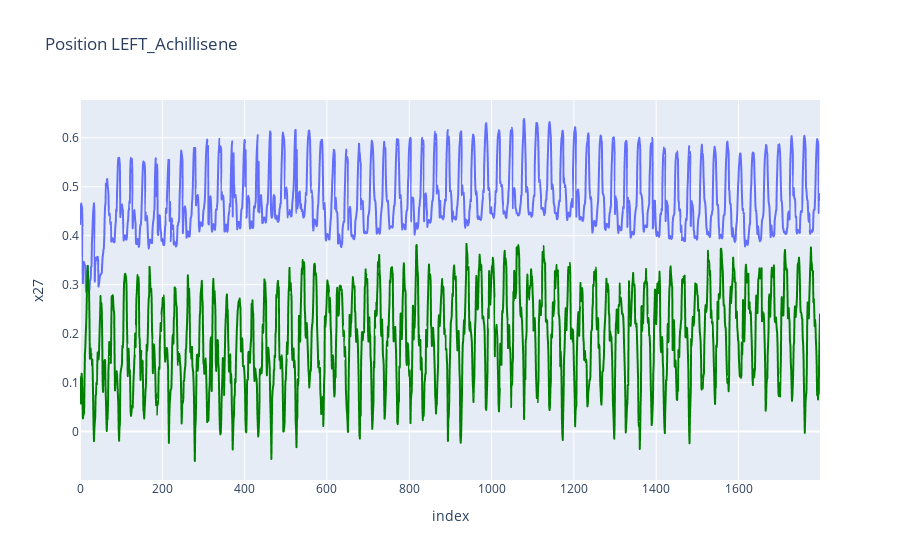

Write notebook code for a chart like this one.
### Code cell
import pandas as pd
import plotly.express as px

df_side = df_side_gehen
df_back = df_back_gehen

fig_side = px.line(df_side, y="x27", title='Position LEFT_Achillisene')
fig_back = px.line(df_back, y="z27")
fig_back.update_traces(line= dict(
    color = "green"
))

fig_side.add_trace(fig_back.data[0], )
fig_side.show()
#df

### Figure 1 — Plotly figure (JSON) as saved in the notebook; plotly's stock layout.template omitted (floating-point values rounded to 4 significant figures; data arrays with more than 128 entries replaced by an {"elided": "..."} marker saying what was removed)
{"data": [{"hovertemplate": "index=%{x}<br>x27=%{y}<extra></extra>", "legendgroup": "", "line": {"color": "#636efa", "dash": "solid"}, "marker": {"symbol": "circle"}, "mode": "lines", "name": "", "showlegend": false, "type": "scattergl", "x": {"elided": "1799 int values"}, "xaxis": "x", "y": {"elided": "1799 float values"}, "yaxis": "y"}, {"hovertemplate": "index=%{x}<br>z27=%{y}<extra></extra>", "legendgroup": "", "line": {"color": "green", "dash": "solid"}, "marker": {"symbol": "circle"}, "mode": "lines", "name": "", "showlegend": false, "type": "scattergl", "x": {"elided": "1799 int values"}, "xaxis": "x", "y": {"elided": "1799 float values"}, "yaxis": "y"}], "layout": {"legend": {"tracegroupgap": 0}, "title": {"text": "Position LEFT_Achillisene"}, "xaxis": {"anchor": "y", "domain": [0, 1], "title": {"text": "index"}}, "yaxis": {"anchor": "x", "domain": [0, 1], "title": {"text": "x27"}}}}
